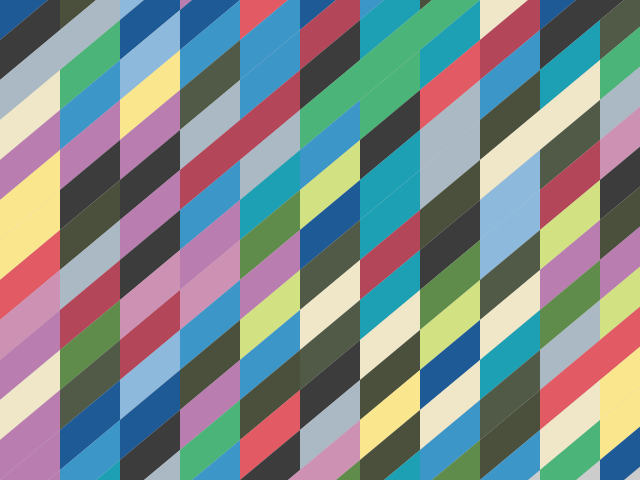
Frame 1 (no input)
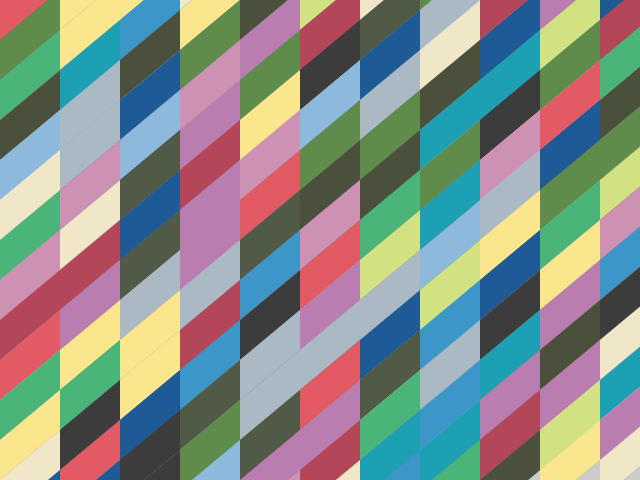
Frame 2 (the mouse pressed at the canvas centre, redrawn once)

The Processing sketch that drew these frames (run headless with seeded random() and noise(); the mouse was pressed at the canvas centre and the sketch redrawn once):

// Processing sketch: codingBridgetRiley_06
// ── codingBridgetRiley_06.pde
// A sketch attempting to recreate the work of Bridget Riley
// After examining her work, 'Cool Place',
// the first step is to create the basica element:
// a parallelogram using quad()

//colors held in an array

color[] palette = {
  color(30, 90, 150), 
  color(60, 60, 60), 
  color(180, 70, 90), 
  color(30, 160, 180), 
  color(225, 90, 100), 
  color(75, 80, 60), 
  color(75, 180, 120), 
  color(140, 185, 220), 
  color(240, 230, 200), 
  color(205, 145, 180), 
  color(185, 125, 175), 
  color(80, 90, 70), 
  color(60, 150, 200), 
  color(95, 140, 75), 
  color(170, 185, 195),
  color(250, 230, 140), 
  color(210, 225, 130)
};

// the height of on of the sides
float quadSideHeight=40;

// the width of the quad()
float quadWidth=60;

// the amount the right side is shifted up
float quadSkew=50;

void setup() {

  size(640, 480);
  noLoop();
}

void draw() {

  // calculate how many "rows" and "columns" of parallelograms to draw
  int qty_cols = int(width/quadWidth)+1;
  int qty_rows = int(height/(quadSideHeight))+4;

  for (int y = 0; y < qty_rows; y++) {

    for (int x = 0; x < qty_cols; x++) {

      // randomly choose a color from the palette
      fill(palette[int(random(palette.length))]);

      drawParallelogram(x*quadWidth, y*quadSideHeight-((quadSkew-quadSideHeight)*x));
    }
  }
}

void drawParallelogram(float _x, float _y) {

  // we moved this from the global scope just to clean things up
  float[] pts_x = new float[4];
  float[] pts_y = new float[4];

  // a function that performs the calculations of the points
  // we can actually pass the arrays for the points to it!
  calculatePoints(_x, _y, pts_x, pts_y);

  noStroke();
  quad(pts_x[0], pts_y[0], pts_x[1], pts_y[1], pts_x[2], pts_y[2], pts_x[3], pts_y[3]);
}

void calculatePoints(float _x, float _y, float[] _pts_x, float[] _pts_y) {

  // 1st point, the origin
  _pts_x[0]=_x;
  _pts_y[0]=_y; 
  // 2nd point, move up from the origin
  _pts_x[1]=_pts_x[0];
  _pts_y[1]=_pts_y[0]-quadSideHeight;
  // 3rd point, move right and then up
  _pts_x[2]=_x+quadWidth;
  _pts_y[2]=_y-(quadSideHeight+quadSkew);
  // 4th point, move down to finish the shape
  _pts_x[3]=_pts_x[2];
  _pts_y[3]=_pts_y[2]+quadSideHeight;
}
